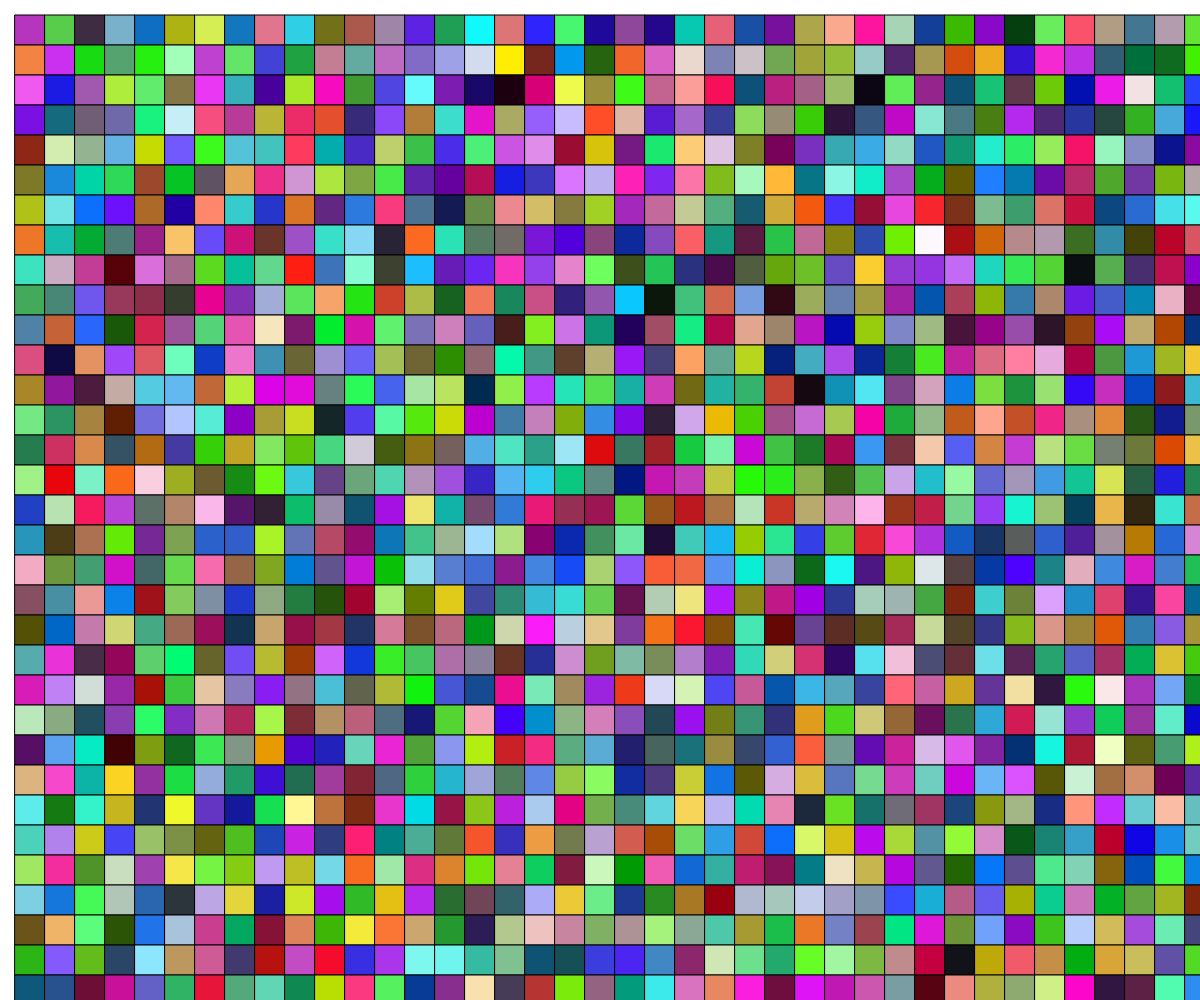
Frame 1 (no input)
Frame 60 (no input): identical to frame 1, image omitted
Frame 120 (the mouse pressed at the canvas centre since frame 60): identical to frame 1, image omitted

The p5.js sketch that drew this single still picture (run headless with seeded random() and noise() and a simulated clock; from frame 60 on, the mouse is pressed at the canvas centre):

// p5.js sketch
// ── sketch.js
// Multi-Coloured Grid
// Sungyong P
// 2/27/2020



let gridSpacing = 30;




function setup() {
  createCanvas(windowWidth, windowHeight);
  ellipseMode(CENTER);
  rectGrid();
}


function mouseClicked(){
  rectGrid();
}


function rectGrid() {
  for (let y = gridSpacing / 2; y < height; y += gridSpacing) {
    for (let x = gridSpacing / 2; x < width; x += gridSpacing) {
      let ranRed = random(255);
      let ranBlue = random(255);
      let ranGreen = random(255);
      fill(ranRed, ranBlue, ranGreen);
      rect(x, y, gridSpacing, gridSpacing);
    }
  }
}

function draw() {

}
